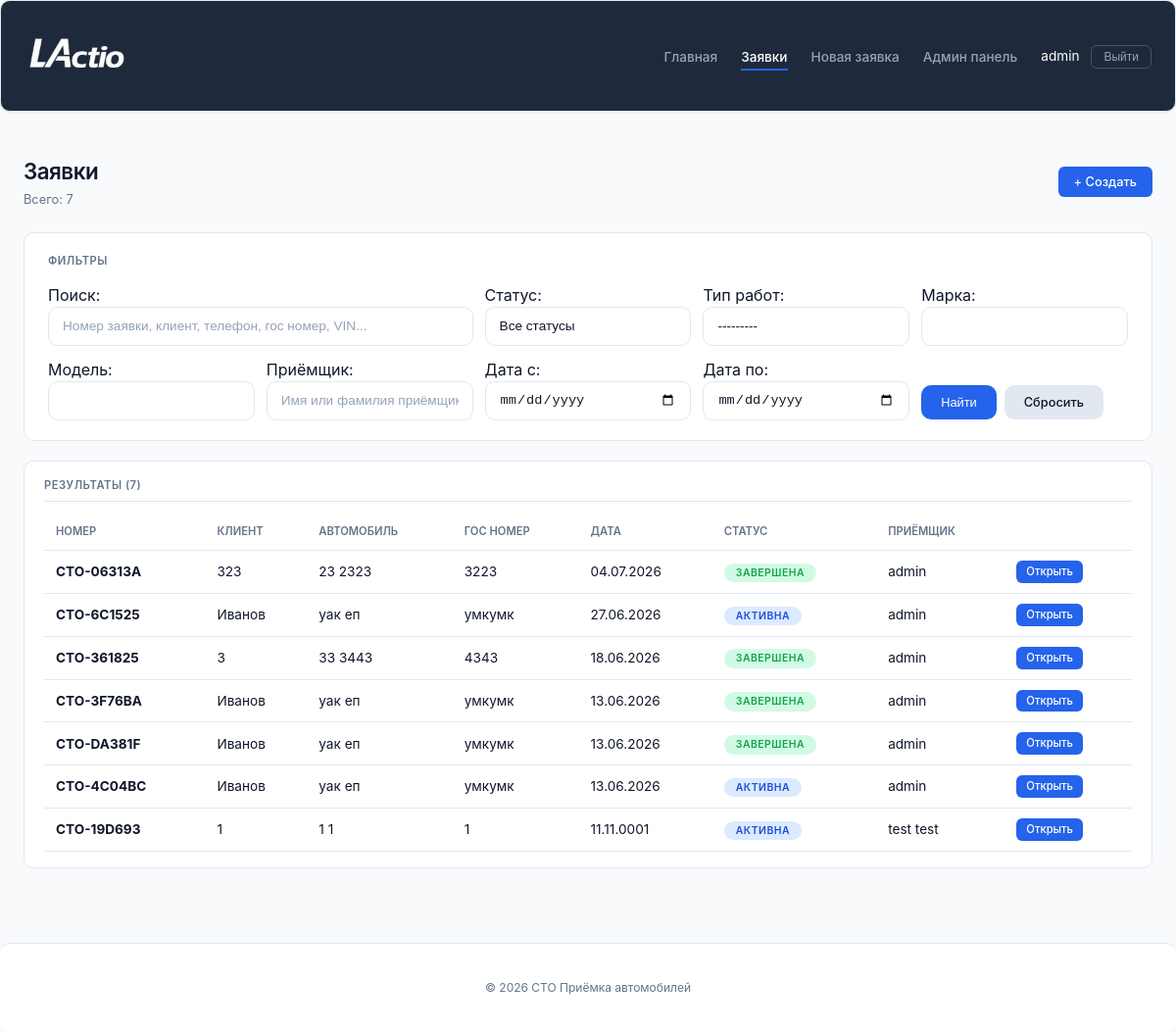
Page /requests/ (signed in) on the committed database.
### service_reception/models.py (models this page shows, shortened)
class User(AbstractUser):
    POSITION_CHOICES = [
        ('admin', 'Администратор'),
        ('receptionist', 'Приёмщик'),
        ('master', 'Мастер'),
    ]
    phone = models.CharField(max_length=20, blank=True, verbose_name='Телефон')
    position = models.CharField(max_length=50, choices=POSITION_CHOICES, default='receptionist', verbose_name='Должность')
    avatar = models.ImageField(upload_to='avatars/', blank=True, null=True, verbose_name='Фото')
    is_approved = models.BooleanField(default=False, verbose_name='Подтверждён администратором')
    class Meta:
        verbose_name = 'Пользователь'
        verbose_name_plural = 'Пользователи'

class RepairRequest(models.Model):
    STATUS_CHOICES = [
        ('draft', 'Черновик'),
        ('active', 'Активна'),
        ('completed', 'Завершена'),
        ('cancelled', 'Отменена'),
    ]
    request_number = models.CharField(max_length=20, unique=True, editable=False)
    receptionist = models.ForeignKey(User, on_delete=models.CASCADE)
    reception_date = models.DateField()
    reception_time = models.TimeField()
    client_name = models.CharField(max_length=200)
    client_phone = models.CharField(max_length=20)
    car_brand = models.CharField(max_length=100)
    car_model = models.CharField(max_length=100)
    license_plate = models.CharField(max_length=20, blank=True)
    vin = models.CharField(max_length=17, blank=True)
    work_types = models.ManyToManyField('WorkType', blank=True)
    issue_description = models.TextField()
    notes = models.TextField(blank=True)
    dashboard_photo = models.ImageField(
        upload_to='dashboard/',
        blank=True,
        null=True,
        verbose_name='Фото приборной панели'
    )
    mileage = models.IntegerField(
        null=True,
        blank=True,
        verbose_name='Пробег (км)'
    )
    status = models.CharField(max_length=20, choices=STATUS_CHOICES, default='draft')

### service_reception/views.py (the view, shortened to what this page needs)
# urls.py: path('requests/', views.request_list, name='request_list'),
def request_list(request):
    if not request.user.is_authenticated:
        return redirect('service_reception:login')
    if request.user.is_staff:
        requests_list = RepairRequest.objects.select_related('receptionist').all().order_by('-reception_date', '-reception_time')
    else:
        requests_list = RepairRequest.objects.filter(receptionist=request.user).select_related('receptionist').order_by('-reception_date', '-reception_time')
    form = RepairRequestSearchForm(request.GET)
    if form.is_valid():
        query = form.cleaned_data.get('search')
        status = form.cleaned_data.get('status')
        work_type = form.cleaned_data.get('work_type')
        date_from = form.cleaned_data.get('date_from')
        date_to = form.cleaned_data.get('date_to')
        car_brand = form.cleaned_data.get('car_brand')
        car_model = form.cleaned_data.get('car_model')
        receptionist_name = form.cleaned_data.get('receptionist_name')
        if status:
            requests_list = requests_list.filter(status=status)
        if work_type:
            requests_list = requests_list.filter(work_types=work_type)
        if date_from:
            requests_list = requests_list.filter(reception_date__gte=date_from)
        if date_to:
            requests_list = requests_list.filter(reception_date__lte=date_to)
        if car_brand:
            requests_list = requests_list.filter(car_brand__icontains=car_brand)
        if car_model:
            requests_list = requests_list.filter(car_model__icontains=car_model)
        if receptionist_name and request.user.is_staff:
            requests_list = requests_list.filter(
                Q(receptionist__first_name__icontains=receptionist_name) |
                Q(receptionist__last_name__icontains=receptionist_name)
            )
    context = {
        'requests_list': requests_list,
        'form': form,
        'is_admin': request.user.is_staff,
    }
    return render(request, 'reception/request_list.html', context)

### service_reception/models.py (called while the page is built)
    def __str__(self):
        return self.name

### service_reception/templates/reception/request_list.html (shortened to what this page needs)
{% extends 'reception/base.html' %}
{% load static %}
{% block content %}
<div class="page_header">
    <div>
        <div class="title">Заявки</div>
        <div class="subtitle">Всего: {{ requests_list.count }}</div>
    </div>
    <div class="actions">
        <a href="{% url 'service_reception:request_create' %}" class="btn btn_primary">+ Создать</a>
    </div>
</div>
<div class="search_section">
    <div class="search_title">Фильтры</div>
    <form method="get" class="search_form">
        <div class="search_field_group" style="grid-column: span 2;">
            {{ form.search.label_tag }}
            {{ form.search }}
        </div>
        <div class="search_field_group">
            {{ form.status.label_tag }}
            {{ form.status }}
        </div>
        <div class="search_field_group">
            {{ form.work_type.label_tag }}
            {{ form.work_type }}
        </div>
        <div class="search_field_group">
            {{ form.car_brand.label_tag }}
            {{ form.car_brand }}
        </div>
        <div class="search_field_group">
            {{ form.car_model.label_tag }}
            {{ form.car_model }}
        </div>
        <div class="search_field_group">
            {{ form.receptionist_name.label_tag }}
            {{ form.receptionist_name }}
        </div>
        <div class="search_field_group">
            {{ form.date_from.label_tag }}
            {{ form.date_from }}
        </div>
        <div class="search_field_group">
            {{ form.date_to.label_tag }}
            {{ form.date_to }}
        </div>
        <div class="search_buttons">
            <button type="submit" class="btn btn_primary">Найти</button>
            <a href="{% url 'service_reception:request_list' %}" class="btn btn_secondary">Сбросить</a>
        </div>
    </form>
</div>
<div class="card">
    <div class="card_header">Результаты ({{ requests_list.count }})</div>
    {% if requests_list %}
    <div class="table_wrapper">
        <table class="data_table">
            <thead>
                <tr>
                    <th class="data_table_header">Номер</th>
                    <th class="data_table_header">Клиент</th>
                    <th class="data_table_header">Автомобиль</th>
                    <th class="data_table_header">Гос номер</th>
                    <th class="data_table_header">Дата</th>
                    <th class="data_table_header">Статус</th>
                    <th class="data_table_header">Приёмщик</th>
                    <th class="data_table_header"></th>
                </tr>
            </thead>
            <tbody>
                {% for req in requests_list %}
                <tr>
                    <td class="data_table_cell"><strong>{{ req.request_number }}</strong></td>
                    <td class="data_table_cell">{{ req.client_name }}</td>
                    <td class="data_table_cell">{{ req.car_brand }} {{ req.car_model }}</td>
                    <td class="data_table_cell">{{ req.license_plate }}</td>
                    <td class="data_table_cell">{{ req.reception_date|date:"d.m.Y" }}</td>
                    <td class="data_table_cell">
                        <span class="status_badge status_{{ req.status }}">{{ req.get_status_display }}</span>
                    </td>
                    <td class="data_table_cell">{{ req.receptionist.get_full_name|default:req.receptionist.username }}</td>
                    <td class="data_table_cell">
                        <a href="{% url 'service_reception:request_detail' req.pk %}" class="btn btn_primary btn_small">Открыть</a>
                    </td>
                </tr>
                {% endfor %}
            </tbody>
        </table>
    </div>
    {% else %}
    <div class="empty_state">Заявки не найдены</div>
    {% endif %}
</div>
{% endblock %}

### service_reception/templates/reception/base.html (shortened to what this page needs)
{% load static %}
<!DOCTYPE html>
<html lang="ru">
<head>
    <link rel="stylesheet" href="{% static 'css/style.css' %}">
</head>
<body>
    <nav class="navbar_custom">
        <div class="main_container">
            <div class="nav_inner">
                <a class="navbar_brand" href="{% url 'service_reception:home' %}">
                    <img src="{% static 'images/logoo.png' %}" alt="СТО Приёмка" class="logo_img" style="height: 48px !important; width: auto !important;">
                </a>
                <ul class="navbar_menu">
                    <li><a class="navbar_link {% if request.path == '/' %}active{% endif %}" href="{% url 'service_reception:home' %}">Главная</a></li>
                    <li><a class="navbar_link {% if request.path == '/requests/' %}active{% endif %}" href="{% url 'service_reception:request_list' %}">Заявки</a></li>
                    <li><a class="navbar_link {% if request.path == '/requests/create/' %}active{% endif %}" href="{% url 'service_reception:request_create' %}">Новая заявка</a></li>
                    {% if user.is_authenticated %}
                        {% if user.is_staff %}
                        <li><a class="navbar_link {% if '/admin-panel/' in request.path %}active{% endif %}" href="{% url 'service_reception:admin_dashboard' %}">Админ панель</a></li>
                        {% endif %}
                        <li class="nav_user">
                            <span class="nav_username">{{ user.get_full_name|default:user.username }}</span>
                            <form method="post" action="{% url 'service_reception:logout' %}" class="nav_logout_form">
                                <button type="submit" class="btn_logout">Выйти</button>
                            </form>
                        </li>
                    {% else %}
                        <li><a class="btn btn_login" href="{% url 'service_reception:login' %}">Вход</a></li>
                        <li><a class="btn btn_register" href="{% url 'service_reception:register' %}">Регистрация</a></li>
                    {% endif %}
                </ul>
            </div>
        </div>
    </nav>
    <main class="main_container">
        {% block content %}{% endblock %}
    </main>
    <footer class="footer_custom">
        <div class="main_container">
            <p>© {% now "Y" %} СТО Приёмка автомобилей</p>
        </div>
    </footer>
</body>
</html>

### rows in the picture
User: get_full_name "admin"
RepairRequest: request_number "СТО-06313A", client_name "323", car_brand "23", car_model "2323", license_plate "3223", reception_date "04.07.2026", status "ЗАВЕРШЕНА", receptionist.get_full_name "admin"
RepairRequest: request_number "СТО-6C1525", client_name "Иванов", car_brand "уак", car_model "еп", license_plate "умкумк", reception_date "27.06.2026", status "АКТИВНА", receptionist.get_full_name "admin"
RepairRequest: request_number "СТО-361825", client_name "3", car_brand "33", car_model "3443", license_plate "4343", reception_date "18.06.2026", status "ЗАВЕРШЕНА", receptionist.get_full_name "admin"
RepairRequest: request_number "СТО-3F76BA", client_name "Иванов", car_brand "уак", car_model "еп", license_plate "умкумк", reception_date "13.06.2026", status "ЗАВЕРШЕНА", receptionist.get_full_name "admin"
RepairRequest: request_number "СТО-DA381F", client_name "Иванов", car_brand "уак", car_model "еп", license_plate "умкумк", reception_date "13.06.2026", status "ЗАВЕРШЕНА", receptionist.get_full_name "admin"
RepairRequest: request_number "СТО-4C04BC", client_name "Иванов", car_brand "уак", car_model "еп", license_plate "умкумк", reception_date "13.06.2026", status "АКТИВНА", receptionist.get_full_name "admin"
RepairRequest: request_number "СТО-19D693", client_name "1", car_brand "1", car_model "1", license_plate "1", reception_date "11.11.0001", status "АКТИВНА", receptionist.get_full_name "test test"

### other values in the picture
{{ requests_list.count }} "7"
